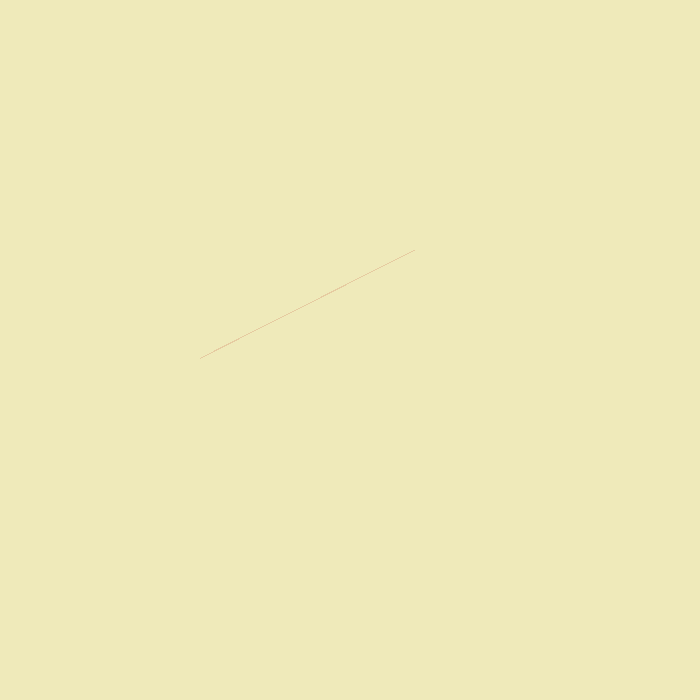
Frame 1 (no input)
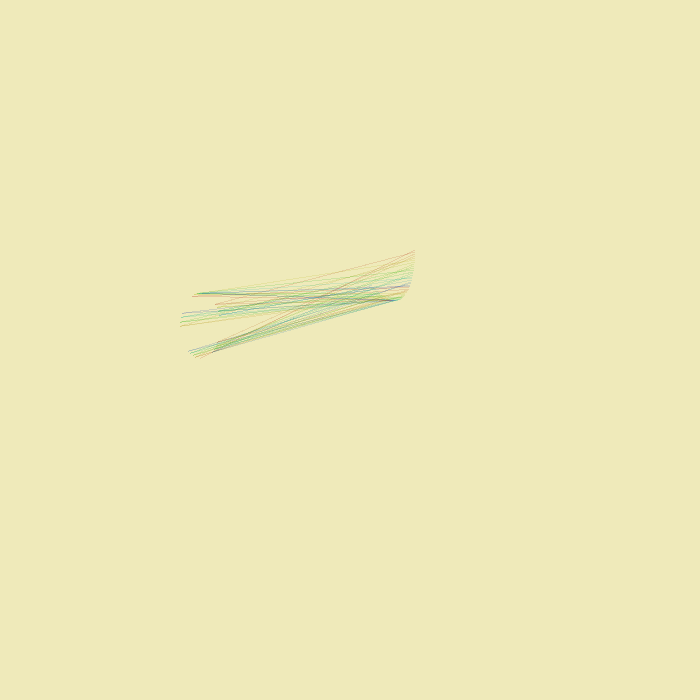
Frame 60 (the mouse pressed at the canvas centre just before this capture)
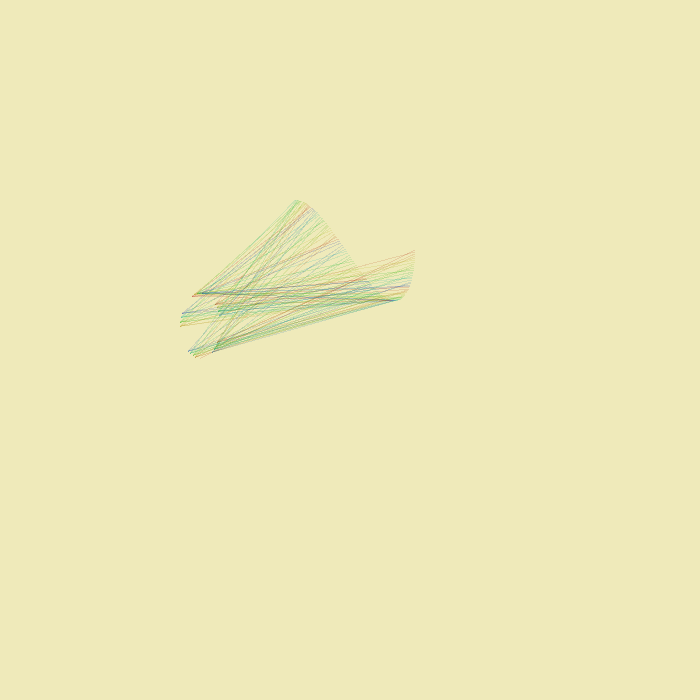
Frame 120 (the mouse held since frame 60 and released just before this capture)

The Processing sketch that drew these frames (run headless with seeded random() and noise(); from frame 60 on, the mouse is pressed at the canvas centre):

// Processing sketch: processing_121292
// ── processing_121292.pde

float a = 0;
float b = 0;
float c = 0;
float d = 0;
float e = 0;
float f = 0;
float g = 0;
float h = 0;
float i = 0;
float j = 0;
 
void setup() {
  background(239,234,186);
  colorMode(HSB, 150);
  size(700, 700);
  frameRate(500000);
  noSmooth();
}
 
void draw() {
  stroke(c, 170, 100, 20);
   
  float x0 = map(sin(a), -10, 10, 1, width - 300);
  float y0 = map(cos(a), -10, 10, 1, height - 50);
   
  float x1 = map(sin(b), -5, 5, 1, width - 500);
  float y1 = map(cos(b), -5, 5, 1, height - 500);
   
   
  float x2 = map(sin(d), -10, 10, 1, width - 5000);
  float y2 = map(cos(d), -10, 10, 1, height - 520);
   
  float x3 = map(sin(e), -5, 5, 1, width - 200);
  float y3 = map(cos(e), -5, 5, 1, height - 100);
   
   
  float x4 = map(sin(f), -10, 10, 1, width - 300);
  float y4 = map(cos(f), -10, 10, 1, height - 2220);
   
  float x5 = map(sin(g), -5, 5, 1, width - 400);
  float y5 = map(cos(g), -5, 5, 1, height - 10);
  
  float x6 = map(sin(h), -5, 5, 1, width - 500);
  float y6 = map(sin(h), -10, 10, 1, height- 10);
  
    float x7 = map(sin(i), -5, 5, 1, width - 200);
  float y7 = map(sin(i), -10, 10, 1, height- 500);
  
   float x8 = map(sin(j), -5, 5, 1, width - 500);
  float y8 = map(sin(j), -10, 10, 1, height- 100);
   
  line(x0, y0, y5, x3);
   


   
  a = a + 0.05;
  b = b + 0.09;
   
  d = d + 0.07;
  e = e + 0.04;
   
  f = f + 0.09;
  g = g + 0.02;
   
  c = c + 5;
  if (c > 100) {
    c = 0;
  }
    d = e + 5;
  if (d > 100) {
    d = 0;
  }
   a = c + 35;
  if (c > 500) {
    c = 0;
  }
   h = e + 5;
  if (e > 100) {
    e = 0;
  }
}
